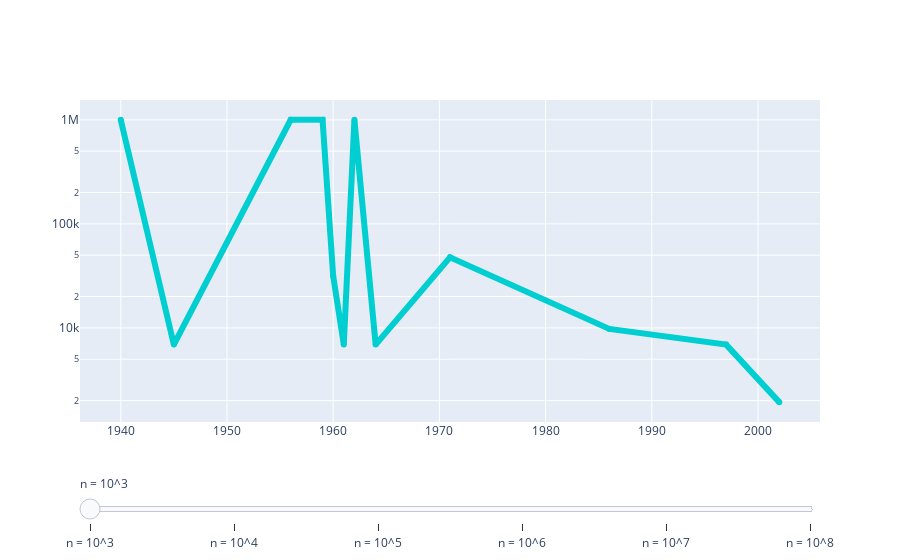

The code cell stored with this chart in its notebook:
### Code cell
import plotly.graph_objects as go

# Create figure
fig = go.Figure()

n = np.logspace(3, 18, base=10, axis=0, num=6)

# Add traces, one for each slider step
for step in n:
    fig.add_trace(
        go.Scatter(
            visible=False,
            line=dict(color="#00CED1", width=6),
            x=np.array([year for year in year_to_time.keys()]),
            y=[func(step) for func in year_to_time.values()], 
        )
    )

# Make 0th trace visible
fig.data[0].visible = True

# Create and add slider
steps = []
for i in range(len(fig.data)):
    step = dict(
        method="update",
        args=[{"visible": [False] * len(fig.data)},
              {"title": "n = " + str(n[i]), "yaxis.title": "Runtime", "xaxis.title": "Year"},
              ],  # layout attribute
        label=str("n = 10^" + str(i + 3))
    )
    step["args"][0]["visible"][i] = True  # Toggle i'th trace to "visible"
    steps.append(step)

sliders = [dict(
    active=0,
    pad={"t": 50},
    steps=steps
)]

fig.update_layout(sliders=sliders, yaxis_type="log")

fig.show()

### Figure 1 — Plotly figure (JSON) as saved in the notebook; plotly's stock layout.template omitted (floating-point values rounded to 4 significant figures)
{"data": [{"line": {"color": "#00CED1", "width": 6}, "type": "scatter", "visible": true, "x": [1940, 1945, 1956, 1959, 1960, 1961, 1962, 1964, 1971, 1986, 1997, 2002], "y": [1000000, 6908.0, 1000000, 1000000, 31620.0, 6908.0, 1000000, 6908.0, 47720.0, 9772.0, 6908.0, 1933.0]}, {"line": {"color": "#00CED1", "width": 6}, "type": "scatter", "visible": false, "x": [1940, 1945, 1956, 1959, 1960, 1961, 1962, 1964, 1971, 1986, 1997, 2002], "y": [1000000000000, 13820000.0, 1000000000000, 1000000000000, 1000000000, 13820000.0, 1000000000000, 13820000.0, 190900000.0, 95500000.0, 13820000.0, 2626000.0]}, {"line": {"color": "#00CED1", "width": 6}, "type": "scatter", "visible": false, "x": [1940, 1945, 1956, 1959, 1960, 1961, 1962, 1964, 1971, 1986, 1997, 2002], "y": [1000000000000000000, 20720000000.0, 1000000000000000000, 1000000000000000000, 31620000000000.0, 20720000000.0, 1000000000000000000, 20720000000.0, 429500000000.0, 933300000000.0, 20720000000.0, 3031000000.0]}, {"line": {"color": "#00CED1", "width": 6}, "type": "scatter", "visible": false, "x": [1940, 1945, 1956, 1959, 1960, 1961, 1962, 1964, 1971, 1986, 1997, 2002], "y": [1e+24, 27630000000000.0, 1e+24, 1e+24, 1000000000000000000, 27630000000000.0, 1e+24, 27630000000000.0, 763500000000000.0, 9120108393559116, 27630000000000.0, 3319000000000.0]}, {"line": {"color": "#00CED1", "width": 6}, "type": "scatter", "visible": false, "x": [1940, 1945, 1956, 1959, 1960, 1961, 1962, 1964, 1971, 1986, 1997, 2002], "y": [1e+30, 34538776394910684, 1e+30, 1e+30, 3.162e+22, 34538776394910684, 1e+30, 34538776394910684, 1192927074857639700, 89125093813374780000, 34538776394910684, 3542082646350166]}, {"line": {"color": "#00CED1", "width": 6}, "type": "scatter", "visible": false, "x": [1940, 1945, 1956, 1959, 1960, 1961, 1962, 1964, 1971, 1986, 1997, 2002], "y": [1e+36, 41446531673892820000, 1e+36, 1e+36, 1e+27, 41446531673892820000, 1e+36, 41446531673892820000, 1.718e+21, 8.71e+23, 41446531673892820000, 3724404203144120300]}], "layout": {"sliders": [{"active": 0, "pad": {"t": 50}, "steps": [{"args": [{"visible": [true, false, false, false, false, false]}, {"title": "n = 1000.0", "xaxis.title": "Year", "yaxis.title": "Runtime"}], "label": "n = 10^3", "method": "update"}, {"args": [{"visible": [false, true, false, false, false, false]}, {"title": "n = 1000000.0", "xaxis.title": "Year", "yaxis.title": "Runtime"}], "label": "n = 10^4", "method": "update"}, {"args": [{"visible": [false, false, true, false, false, false]}, {"title": "n = 1000000000.0", "xaxis.title": "Year", "yaxis.title": "Runtime"}], "label": "n = 10^5", "method": "update"}, {"args": [{"visible": [false, false, false, true, false, false]}, {"title": "n = 1000000000000.0", "xaxis.title": "Year", "yaxis.title": "Runtime"}], "label": "n = 10^6", "method": "update"}, {"args": [{"visible": [false, false, false, false, true, false]}, {"title": "n = 1000000000000000.0", "xaxis.title": "Year", "yaxis.title": "Runtime"}], "label": "n = 10^7", "method": "update"}, {"args": [{"visible": [false, false, false, false, false, true]}, {"title": "n = 1e+18", "xaxis.title": "Year", "yaxis.title": "Runtime"}], "label": "n = 10^8", "method": "update"}]}], "yaxis": {"type": "log"}}}
